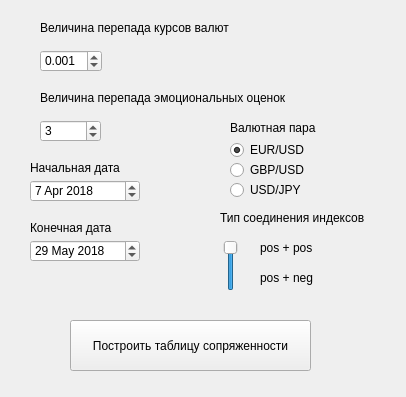
<?xml version="1.0" encoding="UTF-8"?>
<ui version="4.0">
    <class>Form</class>
    <widget class="QWidget" name="Form">
        <property name="geometry">
            <rect>
                <x>0</x>
                <y>0</y>
                <width>406</width>
                <height>397</height>
            </rect>
        </property>
        <property name="windowTitle">
            <string>Form</string>
        </property>
        <widget class="QLabel" name="label_2">
            <property name="geometry">
                <rect>
                    <x>30</x>
                    <y>160</y>
                    <width>101</width>
                    <height>16</height>
                </rect>
            </property>
            <property name="text">
                <string>Начальная дата</string>
            </property>
        </widget>
        <widget class="QLabel" name="label_3">
            <property name="geometry">
                <rect>
                    <x>30</x>
                    <y>220</y>
                    <width>101</width>
                    <height>16</height>
                </rect>
            </property>
            <property name="text">
                <string>Конечная дата</string>
            </property>
        </widget>
        <widget class="QDateEdit" name="dateEdit">
            <property name="geometry">
                <rect>
                    <x>30</x>
                    <y>180</y>
                    <width>110</width>
                    <height>22</height>
                </rect>
            </property>
            <property name="date">
                <date>
                    <year>2018</year>
                    <month>4</month>
                    <day>7</day>
                </date>
            </property>
        </widget>
        <widget class="QDateEdit" name="dateEdit_2">
            <property name="geometry">
                <rect>
                    <x>30</x>
                    <y>240</y>
                    <width>110</width>
                    <height>22</height>
                </rect>
            </property>
            <property name="date">
                <date>
                    <year>2018</year>
                    <month>5</month>
                    <day>29</day>
                </date>
            </property>
        </widget>
        <widget class="QRadioButton" name="radioButton">
            <property name="enabled">
                <bool>true</bool>
            </property>
            <property name="geometry">
                <rect>
                    <x>230</x>
                    <y>140</y>
                    <width>95</width>
                    <height>20</height>
                </rect>
            </property>
            <property name="text">
                <string>EUR/USD</string>
            </property>
            <property name="checked">
                <bool>true</bool>
            </property>
        </widget>
        <widget class="QRadioButton" name="radioButton_2">
            <property name="geometry">
                <rect>
                    <x>230</x>
                    <y>160</y>
                    <width>95</width>
                    <height>20</height>
                </rect>
            </property>
            <property name="text">
                <string>GBP/USD</string>
            </property>
        </widget>
        <widget class="QRadioButton" name="radioButton_3">
            <property name="geometry">
                <rect>
                    <x>230</x>
                    <y>180</y>
                    <width>95</width>
                    <height>20</height>
                </rect>
            </property>
            <property name="text">
                <string>USD/JPY</string>
            </property>
        </widget>
        <widget class="QLabel" name="label_4">
            <property name="geometry">
                <rect>
                    <x>230</x>
                    <y>120</y>
                    <width>101</width>
                    <height>16</height>
                </rect>
            </property>
            <property name="text">
                <string>Валютная пара</string>
            </property>
        </widget>
        <widget class="QPushButton" name="pushButton">
            <property name="geometry">
                <rect>
                    <x>70</x>
                    <y>320</y>
                    <width>241</width>
                    <height>51</height>
                </rect>
            </property>
            <property name="text">
                <string>Построить таблицу сопряженности</string>
            </property>
        </widget>
        <widget class="QLabel" name="label_8">
            <property name="geometry">
                <rect>
                    <x>220</x>
                    <y>210</y>
                    <width>161</width>
                    <height>16</height>
                </rect>
            </property>
            <property name="text">
                <string>Тип соединения индексов</string>
            </property>
        </widget>
        <widget class="QLabel" name="label_9">
            <property name="geometry">
                <rect>
                    <x>260</x>
                    <y>240</y>
                    <width>101</width>
                    <height>16</height>
                </rect>
            </property>
            <property name="text">
                <string>pos + pos</string>
            </property>
        </widget>
        <widget class="QLabel" name="label_10">
            <property name="geometry">
                <rect>
                    <x>260</x>
                    <y>270</y>
                    <width>101</width>
                    <height>16</height>
                </rect>
            </property>
            <property name="text">
                <string>pos + neg</string>
            </property>
        </widget>
        <widget class="QSlider" name="verticalSlider_2">
            <property name="geometry">
                <rect>
                    <x>220</x>
                    <y>240</y>
                    <width>22</width>
                    <height>51</height>
                </rect>
            </property>
            <property name="maximum">
                <number>1</number>
            </property>
            <property name="value">
                <number>1</number>
            </property>
            <property name="orientation">
                <enum>Qt::Vertical</enum>
            </property>
        </widget>
        <widget class="QLabel" name="label_11">
            <property name="geometry">
                <rect>
                    <x>40</x>
                    <y>20</y>
                    <width>211</width>
                    <height>16</height>
                </rect>
            </property>
            <property name="text">
                <string>Величина перепада курсов валют</string>
            </property>
        </widget>
        <widget class="QLabel" name="label_12">
            <property name="geometry">
                <rect>
                    <x>40</x>
                    <y>90</y>
                    <width>311</width>
                    <height>16</height>
                </rect>
            </property>
            <property name="text">
                <string>Величина перепада эмоциональных оценок</string>
            </property>
        </widget>
        <widget class="QDoubleSpinBox" name="doubleSpinBox">
            <property name="geometry">
                <rect>
                    <x>40</x>
                    <y>50</y>
                    <width>62</width>
                    <height>22</height>
                </rect>
            </property>
            <property name="decimals">
                <number>3</number>
            </property>
            <property name="maximum">
                <double>1.000000000000000</double>
            </property>
            <property name="singleStep">
                <double>0.001000000000000</double>
            </property>
            <property name="value">
                <double>0.001000000000000</double>
            </property>
        </widget>
        <widget class="QSpinBox" name="spinBox">
            <property name="geometry">
                <rect>
                    <x>40</x>
                    <y>120</y>
                    <width>61</width>
                    <height>22</height>
                </rect>
            </property>
            <property name="value">
                <number>3</number>
            </property>
        </widget>
    </widget>
    <resources/>
    <connections/>
</ui>
